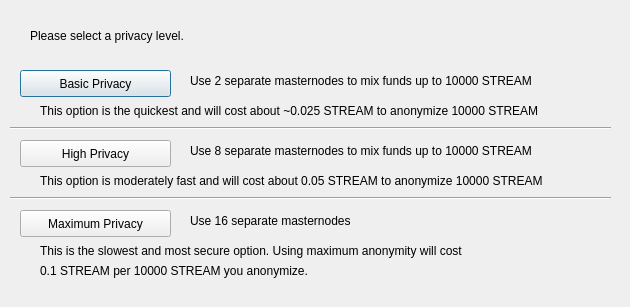
<?xml version="1.0" encoding="UTF-8"?>
<ui version="4.0">
 <class>ObfuscationConfig</class>
 <widget class="QDialog" name="ObfuscationConfig">
  <property name="geometry">
   <rect>
    <x>0</x>
    <y>0</y>
    <width>630</width>
    <height>307</height>
   </rect>
  </property>
  <property name="windowTitle">
   <string>Configure Obfuscation</string>
  </property>
  <widget class="QPushButton" name="buttonBasic">
   <property name="geometry">
    <rect>
     <x>20</x>
     <y>70</y>
     <width>151</width>
     <height>27</height>
    </rect>
   </property>
   <property name="text">
    <string>Basic Privacy</string>
   </property>
  </widget>
  <widget class="QPushButton" name="buttonHigh">
   <property name="geometry">
    <rect>
     <x>20</x>
     <y>140</y>
     <width>151</width>
     <height>27</height>
    </rect>
   </property>
   <property name="text">
    <string>High Privacy</string>
   </property>
  </widget>
  <widget class="QPushButton" name="buttonMax">
   <property name="geometry">
    <rect>
     <x>20</x>
     <y>210</y>
     <width>151</width>
     <height>27</height>
    </rect>
   </property>
   <property name="text">
    <string>Maximum Privacy</string>
   </property>
  </widget>
  <widget class="QLabel" name="label">
   <property name="geometry">
    <rect>
     <x>30</x>
     <y>20</y>
     <width>571</width>
     <height>31</height>
    </rect>
   </property>
   <property name="text">
    <string>Please select a privacy level.</string>
   </property>
  </widget>
  <widget class="QLabel" name="label_2">
   <property name="geometry">
    <rect>
     <x>190</x>
     <y>70</y>
     <width>421</width>
     <height>21</height>
    </rect>
   </property>
   <property name="text">
    <string>Use 2 separate masternodes to mix funds up to 10000 STREAM</string>
   </property>
  </widget>
  <widget class="QLabel" name="label_3">
   <property name="geometry">
    <rect>
     <x>190</x>
     <y>140</y>
     <width>411</width>
     <height>21</height>
    </rect>
   </property>
   <property name="text">
    <string>Use 8 separate masternodes to mix funds up to 10000 STREAM</string>
   </property>
  </widget>
  <widget class="QLabel" name="label_4">
   <property name="geometry">
    <rect>
     <x>190</x>
     <y>210</y>
     <width>421</width>
     <height>21</height>
    </rect>
   </property>
   <property name="text">
    <string>Use 16 separate masternodes</string>
   </property>
  </widget>
  <widget class="QLabel" name="label_6">
   <property name="geometry">
    <rect>
     <x>40</x>
     <y>100</y>
     <width>561</width>
     <height>21</height>
    </rect>
   </property>
   <property name="text">
    <string>This option is the quickest and will cost about ~0.025 STREAM to anonymize 10000 STREAM</string>
   </property>
  </widget>
  <widget class="QLabel" name="label_7">
   <property name="geometry">
    <rect>
     <x>40</x>
     <y>170</y>
     <width>561</width>
     <height>21</height>
    </rect>
   </property>
   <property name="text">
    <string>This option is moderately fast and will cost about 0.05 STREAM to anonymize 10000 STREAM</string>
   </property>
  </widget>
  <widget class="QLabel" name="label_8">
   <property name="geometry">
    <rect>
     <x>40</x>
     <y>240</y>
     <width>561</width>
     <height>21</height>
    </rect>
   </property>
   <property name="text">
    <string>This is the slowest and most secure option. Using maximum anonymity will cost</string>
   </property>
  </widget>
  <widget class="QLabel" name="label_9">
   <property name="geometry">
    <rect>
     <x>40</x>
     <y>260</y>
     <width>561</width>
     <height>21</height>
    </rect>
   </property>
   <property name="text">
    <string>0.1 STREAM per 10000 STREAM you anonymize.</string>
   </property>
  </widget>
  <widget class="Line" name="line">
   <property name="geometry">
    <rect>
     <x>10</x>
     <y>120</y>
     <width>601</width>
     <height>16</height>
    </rect>
   </property>
   <property name="orientation">
    <enum>Qt::Horizontal</enum>
   </property>
  </widget>
  <widget class="Line" name="line_2">
   <property name="geometry">
    <rect>
     <x>10</x>
     <y>190</y>
     <width>601</width>
     <height>16</height>
    </rect>
   </property>
   <property name="orientation">
    <enum>Qt::Horizontal</enum>
   </property>
  </widget>
 </widget>
 <resources/>
 <connections/>
</ui>
